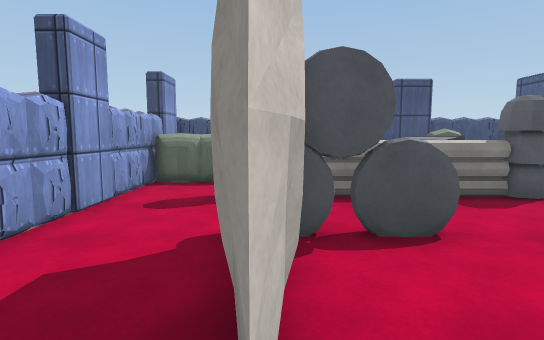
[1] (above)

16 first-person views from a walk through a 3-D level made in the Unity game engine. The camera is 1.3 m above the floor, tilts 6° down and sees 80° across. The floor is counted in squares, 1 m on a side. Each view is taken from the middle of a square. On the plan, view 1 faces up. The plan holds only what a view shows up to about 14 squares ahead; the rest is blank. The place goes on beyond the plan. The player is left out. Surface patterns are stand-ins for the level's own textures.

[2]
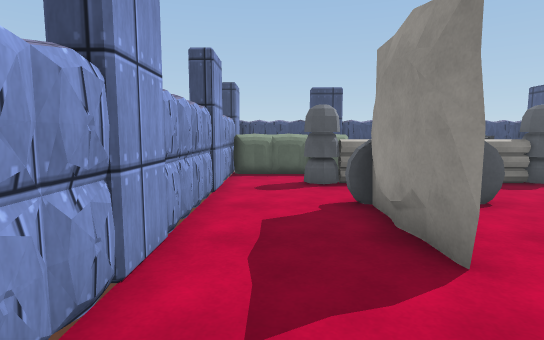

[3]
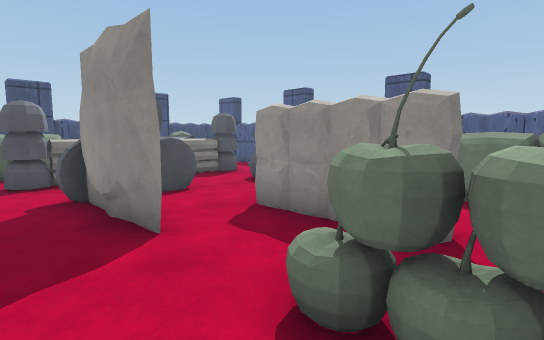

[4]
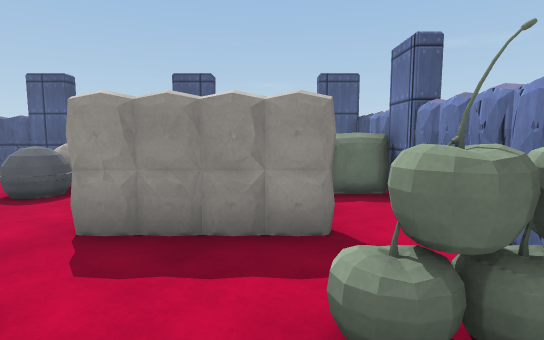

[5]
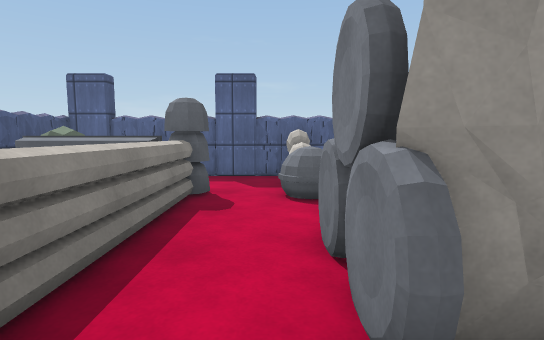

[6]
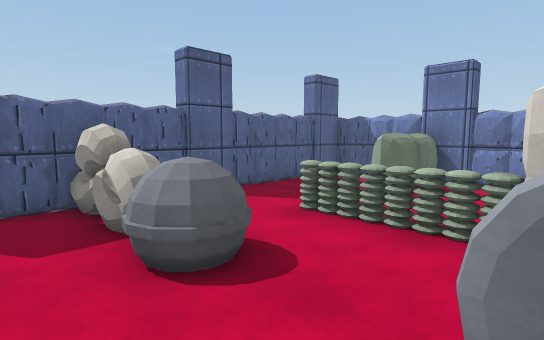

[7]
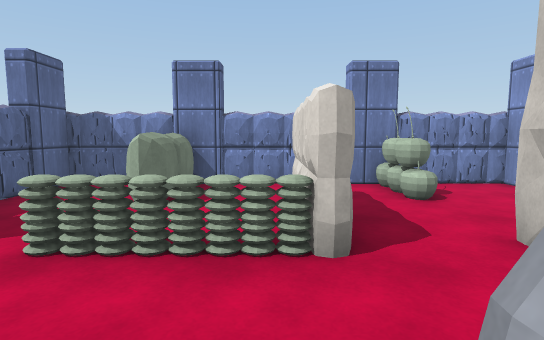

[8]
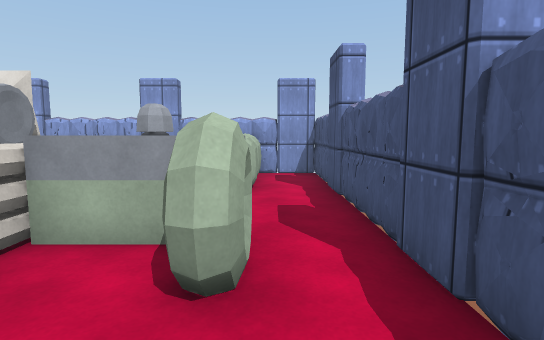

[9]
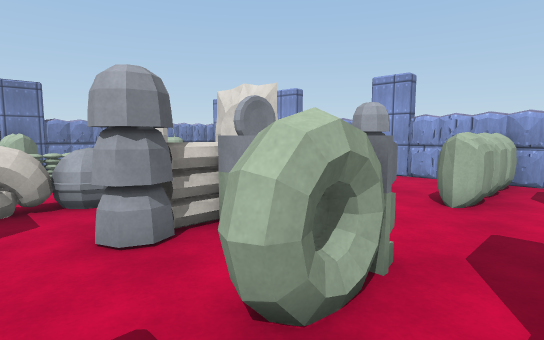

[10]
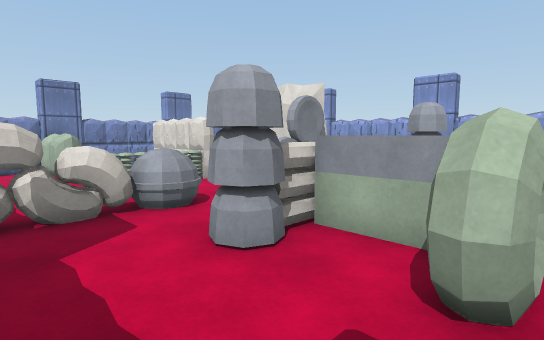

[11]
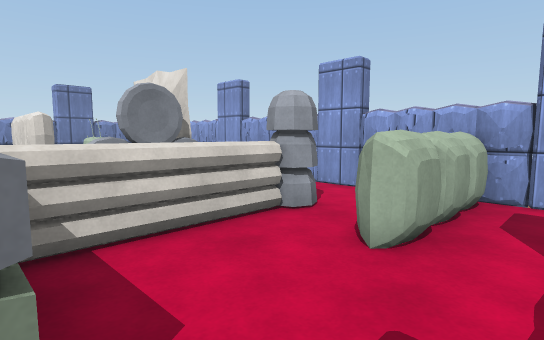

[12]
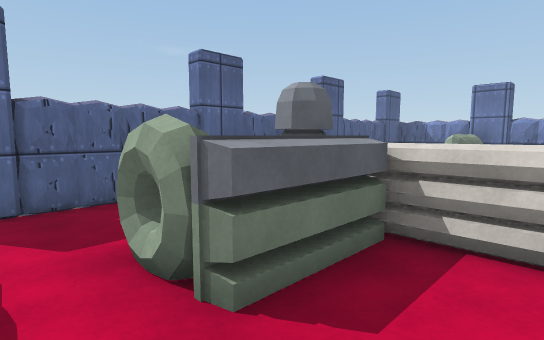

[13]
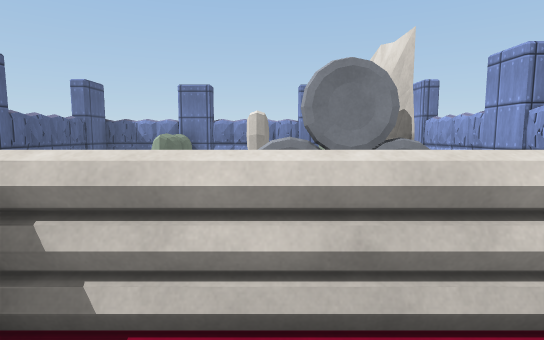

[14]
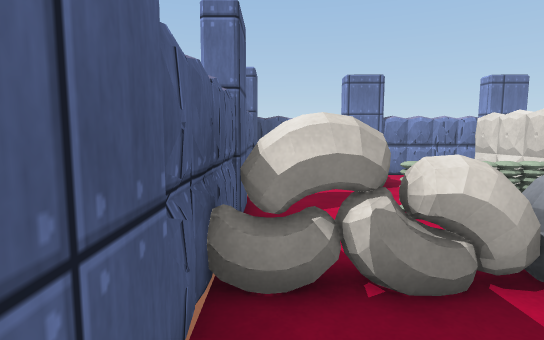

[15]
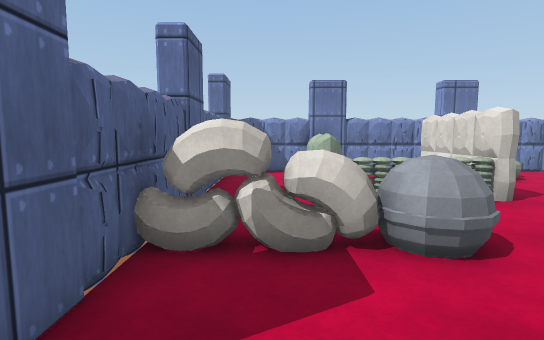

[16]
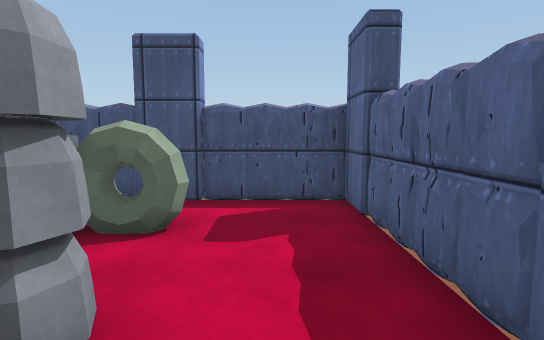

### Floor plan
Key: @ floor where view 1 was taken; # wall or solid block; . floor; = window, fence, low wall or low ledge; ^ raised ledge.
Columns run from 3 left of view 1 to 9 right of it. Each row starts with its distance up from view 1.
 12 #############
 11 #...........#
 10 #.##...##...#
  9 ####...#^...#
  8 #......#....#
  7 #.##====#...#
  6 #...........#
  5 #.......=...#
  4 #..##=..=##^#
  3 #..#........#
  2 #..#..===...#
  1 #..#.#====..#
  0 #..@.#......#
 -1 #....#..##..#
 -2 #..=....##..#
 -3 #..#....##..#
 -4 #############

Where each view was taken, in squares from view 1:
view 1: 0 up, 0 right, facing up
view 2: 2 down, 2 left, facing up
view 3: 3 down, 2 left, facing up-right
view 4: 1 down, 2 left, facing right
view 5: 5 up, 2 left, facing right
view 6: 6 up, 2 right, facing down-right
view 7: 5 up, 3 right, facing down
view 8: 10 up, 8 right, facing left
view 9: 11 up, 7 right, facing down-left
view 10: 10 up, 8 right, facing down-left
view 11: 11 up, 4 right, facing down-left
view 12: 11 up, 2 right, facing down-right
view 13: 9 up, 2 right, facing down
view 14: 7 up, 8 right, facing down
view 15: 8 up, 7 right, facing down
view 16: 5 up, 7 right, facing up
